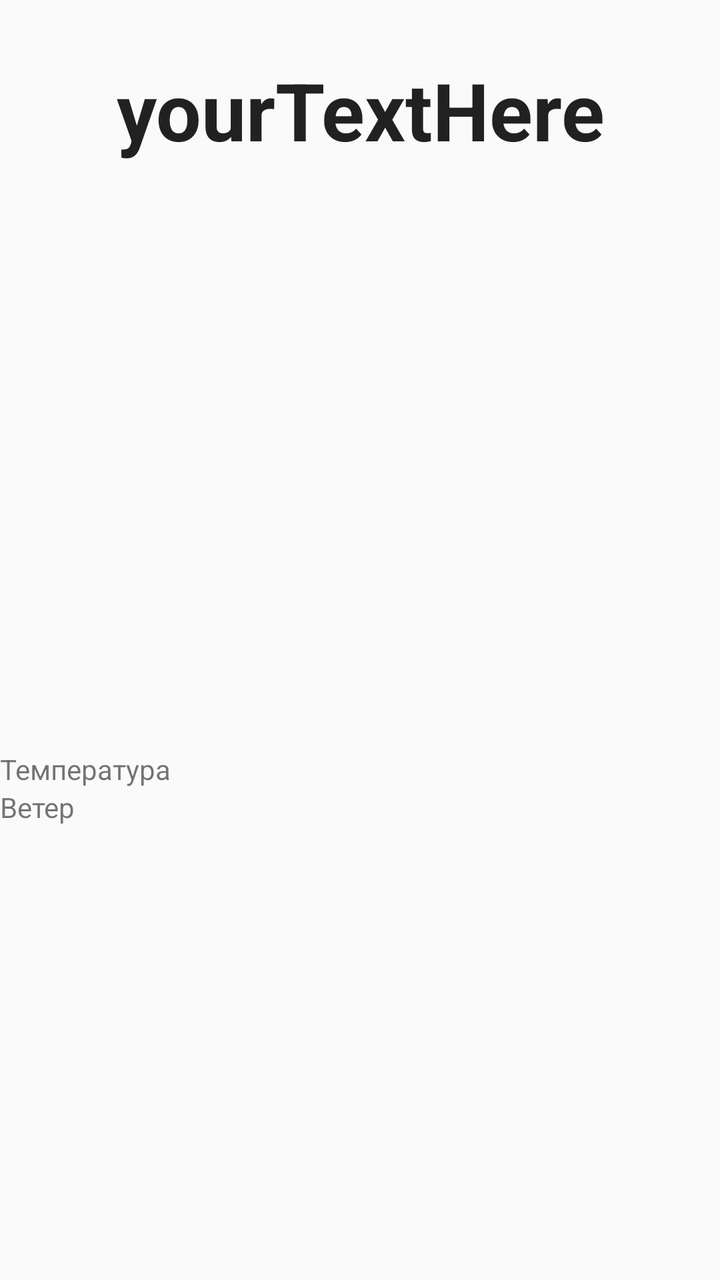
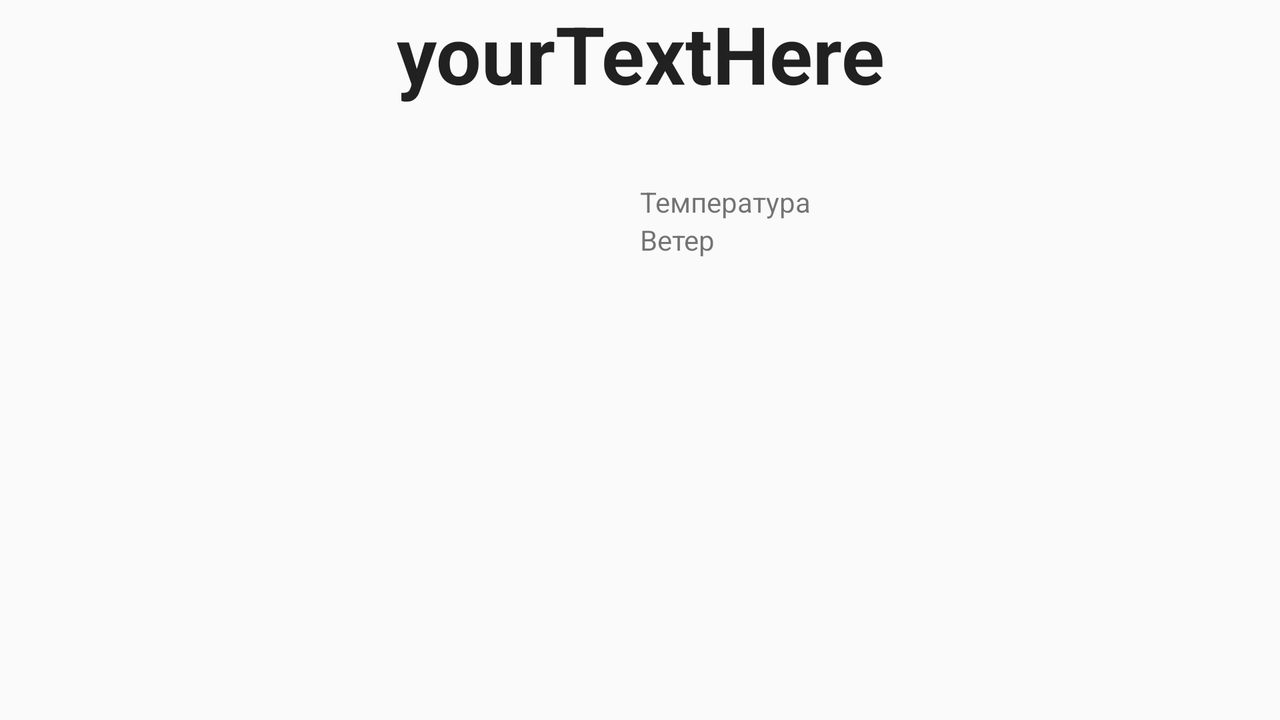

Compare how this app lays out the same screen by default and in its alternative resource folder. The renders come first, then the two layout files and the values they reference.
<!-- AndroidManifest.xml: application theme AppTheme -->
<!-- res/layout/fragment_place_info.xml -->
<?xml version="1.0" encoding="utf-8"?>
<LinearLayout xmlns:android="http://schemas.android.com/apk/res/android"
    xmlns:tools="http://schemas.android.com/tools"
    android:layout_width="match_parent"
    android:layout_height="match_parent"
    android:orientation="vertical"
    android:weightSum="9"
    tools:context=".FragmentPlaceInfo">

    <TextView
        android:id="@+id/fragment_place_info_name"
        style="@style/TextTitle"
        android:layout_width="match_parent"
        android:layout_height="wrap_content"
        android:layout_weight="1"
        android:text="@string/text_for_check" />

    <ImageView
        android:id="@+id/fragment_place_info_image"
        android:layout_width="match_parent"
        android:layout_height="0dp"
        android:layout_weight="4" />

    <FrameLayout
        android:id="@+id/city_info_selection_1"
        android:layout_width="match_parent"
        android:layout_height="wrap_content">

        <TextView
            android:id="@+id/city_info_question_1"
            android:layout_width="wrap_content"
            android:layout_height="wrap_content"
            android:gravity="start" />

        <TextView
            android:id="@+id/city_info_result_1"
            android:layout_width="wrap_content"
            android:layout_height="wrap_content"
            android:gravity="end" />

    </FrameLayout>

    <FrameLayout
        android:id="@+id/city_info_selection_2"
        android:layout_width="match_parent"
        android:layout_height="wrap_content">

        <TextView
            android:id="@+id/city_info_question_2"
            android:layout_width="wrap_content"
            android:layout_height="wrap_content"
            android:gravity="start" />

        <TextView
            android:id="@+id/city_info_result_2"
            android:layout_width="wrap_content"
            android:layout_height="wrap_content"
            android:gravity="end" />

    </FrameLayout>

    <FrameLayout
        android:id="@+id/city_info_selection_3"
        android:layout_width="match_parent"
        android:layout_height="wrap_content">

        <TextView
            android:layout_width="wrap_content"
            android:layout_height="wrap_content"
            android:gravity="start"
            android:text="@string/temperature" />

        <TextView
            android:id="@+id/city_info_result_3"
            android:layout_width="wrap_content"
            android:layout_height="wrap_content"
            android:gravity="end" />

    </FrameLayout>

    <FrameLayout
        android:id="@+id/city_info_selection_4"
        android:layout_width="match_parent"
        android:layout_height="wrap_content">

        <TextView
            android:layout_width="wrap_content"
            android:layout_height="wrap_content"
            android:gravity="start"
            android:text="@string/wind" />

        <TextView
            android:id="@+id/city_info_result_4"
            android:layout_width="wrap_content"
            android:layout_height="wrap_content"
            android:gravity="end" />

    </FrameLayout>


</LinearLayout>
<!-- resources referenced by this layout -->
<resources>
  <string name="temperature">Температура</string>
  <string name="text_for_check">yourTextHere</string>
  <string name="wind">Ветер</string>
  <style name="TextTitle" parent="Theme.AppCompat.Light.DarkActionBar">
          <item name="android:gravity">center</item>
          <item name="android:textSize">40sp</item>
          <item name="android:textStyle">bold</item>
      </style>
  <style name="AppTheme" parent="Theme.AppCompat.Light.DarkActionBar">
          
          <item name="colorPrimary">@color/colorPrimary</item>
          <item name="colorPrimaryDark">@color/colorPrimaryDark</item>
          <item name="colorAccent">@color/colorAccent</item>
      </style>
  <color name="colorPrimary">#008577</color>
  <color name="colorPrimaryDark">#00574B</color>
  <color name="colorAccent">#D81B60</color>
</resources>
<!-- res/layout-land/fragment_place_info.xml (the author's variant of the layout above) -->
<!-- drawn on the phone turned sideways -->
<?xml version="1.0" encoding="utf-8"?>
<LinearLayout xmlns:android="http://schemas.android.com/apk/res/android"
    xmlns:tools="http://schemas.android.com/tools"
    android:layout_width="match_parent"
    android:layout_height="match_parent"
    android:orientation="vertical"
    tools:context=".FragmentPlaceInfo">

    <TextView
        android:id="@+id/fragment_place_info_name"
        style="@style/TextTitle"
        android:layout_width="match_parent"
        android:layout_height="wrap_content"
        android:text="@string/text_for_check" />

    <LinearLayout
        android:layout_width="match_parent"
        android:layout_height="match_parent"
        android:orientation="horizontal"
        android:weightSum="2">

        <ImageView
            android:id="@+id/fragment_place_info_image"
            android:layout_width="0dp"
            android:layout_height="match_parent"
            android:layout_weight="1" />

        <LinearLayout
            android:layout_width="0dp"
            android:layout_height="match_parent"
            android:orientation="vertical"
            android:layout_weight="1">

            <FrameLayout
                android:id="@+id/city_info_selection_1"
                android:layout_width="match_parent"
                android:layout_height="wrap_content">

                <TextView
                    android:id="@+id/city_info_question_1"
                    android:layout_width="wrap_content"
                    android:layout_height="wrap_content"
                    android:gravity="start" />

                <TextView
                    android:id="@+id/city_info_result_1"
                    android:layout_width="wrap_content"
                    android:layout_height="wrap_content"
                    android:gravity="end" />

            </FrameLayout>

            <FrameLayout
                android:id="@+id/city_info_selection_2"
                android:layout_width="match_parent"
                android:layout_height="wrap_content">

                <TextView
                    android:id="@+id/city_info_question_2"
                    android:layout_width="wrap_content"
                    android:layout_height="wrap_content"
                    android:gravity="start" />

                <TextView
                    android:id="@+id/city_info_result_2"
                    android:layout_width="wrap_content"
                    android:layout_height="wrap_content"
                    android:gravity="end" />

            </FrameLayout>

            <FrameLayout
                android:id="@+id/city_info_selection_3"
                android:layout_width="match_parent"
                android:layout_height="wrap_content">

                <TextView
                    android:layout_width="wrap_content"
                    android:layout_height="wrap_content"
                    android:gravity="start"
                    android:text="@string/temperature" />

                <TextView
                    android:id="@+id/city_info_result_3"
                    android:layout_width="wrap_content"
                    android:layout_height="wrap_content"
                    android:gravity="end" />

            </FrameLayout>

            <FrameLayout
                android:id="@+id/city_info_selection_4"
                android:layout_width="match_parent"
                android:layout_height="wrap_content">

                <TextView
                    android:layout_width="wrap_content"
                    android:layout_height="wrap_content"
                    android:gravity="start"
                    android:text="@string/wind" />

                <TextView
                    android:id="@+id/city_info_result_4"
                    android:layout_width="wrap_content"
                    android:layout_height="wrap_content"
                    android:gravity="end" />

            </FrameLayout>
        </LinearLayout>
    </LinearLayout>


</LinearLayout>
